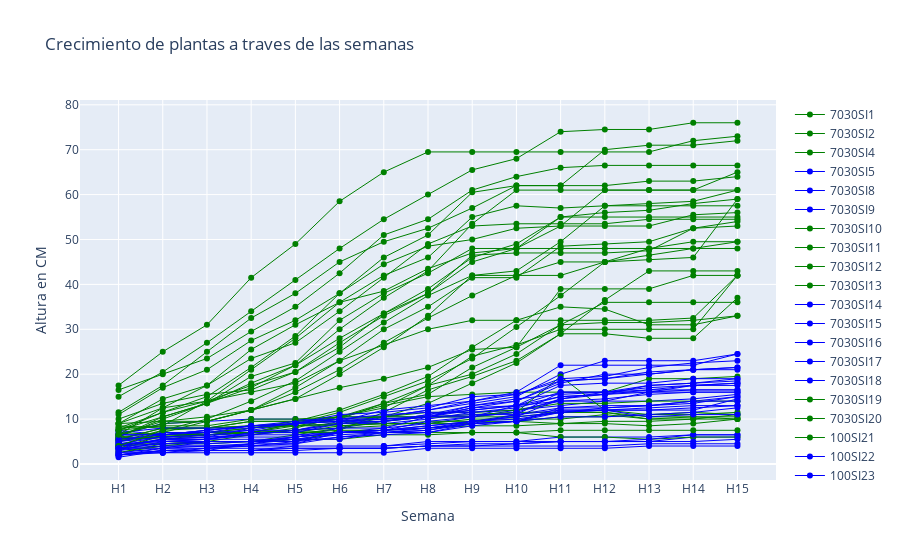

Notebook source saved alongside this figure:
### Code cell
fig = go.Figure()

for plantaID in df_Plants_Time["idPlanta"].unique():

    planta = df_Plants_Time[df_Plants_Time["idPlanta"] == plantaID]
    if planta['Especie'].iloc[0] == "V. farnesiana":
        fig.add_trace(go.Scatter(x=planta["Semana"], y=planta["Altura"], name=plantaID,
                         line = dict(color='green', width=1)))
    else:
        fig.add_trace(go.Scatter(x=planta["Semana"], y=planta["Altura"], name=plantaID,
                         line = dict(color='blue', width=1)))

fig.update_layout(title='Crecimiento de plantas a traves de las semanas',
                   xaxis_title='Semana',
                   yaxis_title='Altura en CM')
fig.show()

### Figure 1 — Plotly figure (JSON) as saved in the notebook; plotly's stock layout.template omitted (floating-point values rounded to 4 significant figures)
{"data": [{"line": {"color": "green", "width": 1}, "name": "7030SI1", "type": "scatter", "x": ["H1", "H2", "H3", "H4", "H5", "H6", "H7", "H8", "H9", "H10", "H11", "H12", "H13", "H14", "H15"], "y": [6, 5.5, 6.5, 7, 9, 10.5, 13, 15, 15.5, 16, 16, 16, 19, 19, 19.5]}, {"line": {"color": "green", "width": 1}, "name": "7030SI2", "type": "scatter", "x": ["H1", "H2", "H3", "H4", "H5", "H6", "H7", "H8", "H9", "H10", "H11", "H12", "H13", "H14", "H15"], "y": [4, 7, 9.5, 12, 16, 21, 27, 32.5, 37.5, 42, 45, 45, 45.5, 46, 59]}, {"line": {"color": "green", "width": 1}, "name": "7030SI4", "type": "scatter", "x": ["H1", "H2", "H3", "H4", "H5", "H6", "H7", "H8", "H9", "H10", "H11", "H12", "H13", "H14", "H15"], "y": [5.5, 6, 7, 8, 9.5, 12, 15.5, 19.5, 26, 32, 35, 34.5, 31, 31, 33]}, {"line": {"color": "blue", "width": 1}, "name": "7030SI5", "type": "scatter", "x": ["H1", "H2", "H3", "H4", "H5", "H6", "H7", "H8", "H9", "H10", "H11", "H12", "H13", "H14", "H15"], "y": [4, 5.5, 5.5, 6.5, 7.5, 9.5, 10.5, 10.5, 12.5, 13, 15, 15.5, 17.5, 18, 18.5]}, {"line": {"color": "blue", "width": 1}, "name": "7030SI8", "type": "scatter", "x": ["H1", "H2", "H3", "H4", "H5", "H6", "H7", "H8", "H9", "H10", "H11", "H12", "H13", "H14", "H15"], "y": [3, 4, 4, 4.5, 5.5, 7, 8, 9, 10.5, 12, 14, 14, 14, 14.5, 15.5]}, {"line": {"color": "blue", "width": 1}, "name": "7030SI9", "type": "scatter", "x": ["H1", "H2", "H3", "H4", "H5", "H6", "H7", "H8", "H9", "H10", "H11", "H12", "H13", "H14", "H15"], "y": [1.5, 3, 3.5, 4.5, 4.5, 7, 7.5, 8.5, 9.5, 11, 12.5, 13, 13, 14, 15]}, {"line": {"color": "green", "width": 1}, "name": "7030SI10", "type": "scatter", "x": ["H1", "H2", "H3", "H4", "H5", "H6", "H7", "H8", "H9", "H10", "H11", "H12", "H13", "H14", "H15"], "y": [2.5, 4, 5, 6.5, 8, 10.5, 13.5, 15.5, 21.5, 26, 39, 39, 39, 42, 42]}, {"line": {"color": "green", "width": 1}, "name": "7030SI11", "type": "scatter", "x": ["H1", "H2", "H3", "H4", "H5", "H6", "H7", "H8", "H9", "H10", "H11", "H12", "H13", "H14", "H15"], "y": [3, 6.5, 6.5, 7, 9, 11.5, 15, 18.5, 23.5, 30.5, 37.5, 45, 46.5, 48, 49.5]}, {"line": {"color": "green", "width": 1}, "name": "7030SI12", "type": "scatter", "x": ["H1", "H2", "H3", "H4", "H5", "H6", "H7", "H8", "H9", "H10", "H11", "H12", "H13", "H14", "H15"], "y": [8, 8.5, 14, 21, 28, 36, 42, 46, 55, 57.5, 57, 57.5, 57.5, 57.5, 57.5]}, {"line": {"color": "green", "width": 1}, "name": "7030SI13", "type": "scatter", "x": ["H1", "H2", "H3", "H4", "H5", "H6", "H7", "H8", "H9", "H10", "H11", "H12", "H13", "H14", "H15"], "y": [4.5, 4.5, 4.5, 5, 6.5, 8, 10.5, 13.5, 18, 22.5, 29, 36.5, 43, 43, 43]}, {"line": {"color": "blue", "width": 1}, "name": "7030SI14", "type": "scatter", "x": ["H1", "H2", "H3", "H4", "H5", "H6", "H7", "H8", "H9", "H10", "H11", "H12", "H13", "H14", "H15"], "y": [7.5, 6.5, 7.5, 8.5, 8.5, 9, 9, 10, 11.5, 12, 13, 14, 16, 17.5, 18]}, {"line": {"color": "blue", "width": 1}, "name": "7030SI15", "type": "scatter", "x": ["H1", "H2", "H3", "H4", "H5", "H6", "H7", "H8", "H9", "H10", "H11", "H12", "H13", "H14", "H15"], "y": [6, 6, 6.5, 7.5, 9, 10.5, 10.5, 12, 13.5, 15, 20, 23, 23, 23, 24.5]}, {"line": {"color": "blue", "width": 1}, "name": "7030SI16", "type": "scatter", "x": ["H1", "H2", "H3", "H4", "H5", "H6", "H7", "H8", "H9", "H10", "H11", "H12", "H13", "H14", "H15"], "y": [4, 5.5, 6, 6.5, 7.5, 9, 9.5, 10.5, 12, 13, 16, 16, 16.5, 17.5, 18]}, {"line": {"color": "blue", "width": 1}, "name": "7030SI17", "type": "scatter", "x": ["H1", "H2", "H3", "H4", "H5", "H6", "H7", "H8", "H9", "H10", "H11", "H12", "H13", "H14", "H15"], "y": [3.5, 5.5, 5.5, 7, 7.5, 9, 10.5, 12, 14, 16, 22, 22, 22, 22, 24.5]}, {"line": {"color": "blue", "width": 1}, "name": "7030SI18", "type": "scatter", "x": ["H1", "H2", "H3", "H4", "H5", "H6", "H7", "H8", "H9", "H10", "H11", "H12", "H13", "H14", "H15"], "y": [3.5, 2.5, 3, 4.5, 6, 8, 9.5, 11, 13, 14.5, 15.5, 16, 17.5, 18, 19]}, {"line": {"color": "green", "width": 1}, "name": "7030SI19", "type": "scatter", "x": ["H1", "H2", "H3", "H4", "H5", "H6", "H7", "H8", "H9", "H10", "H11", "H12", "H13", "H14", "H15"], "y": [2.5, 4.5, 5, 5, 5, 7.5, 11.5, 16.5, 19.5, 23, 29, 29, 28, 28, 37]}, {"line": {"color": "green", "width": 1}, "name": "7030SI20", "type": "scatter", "x": ["H1", "H2", "H3", "H4", "H5", "H6", "H7", "H8", "H9", "H10", "H11", "H12", "H13", "H14", "H15"], "y": [5.5, 6, 6.5, 7, 8.5, 10, 13.5, 17.5, 20, 24.5, 31, 31.5, 31.5, 32, 33]}, {"line": {"color": "green", "width": 1}, "name": "100SI21", "type": "scatter", "x": ["H1", "H2", "H3", "H4", "H5", "H6", "H7", "H8", "H9", "H10", "H11", "H12", "H13", "H14", "H15"], "y": [5.5, 8, 8, 9.5, 9.5, 10.5, 10.5, 10.5, 10.5, 10.5, 11.5, 11.5, 10, 10, 10]}, {"line": {"color": "blue", "width": 1}, "name": "100SI22", "type": "scatter", "x": ["H1", "H2", "H3", "H4", "H5", "H6", "H7", "H8", "H9", "H10", "H11", "H12", "H13", "H14", "H15"], "y": [2, 3, 3, 3, 4, 4, 4, 5, 5, 5, 6, 6, 6, 6.5, 6.5]}, {"line": {"color": "blue", "width": 1}, "name": "100SI23", "type": "scatter", "x": ["H1", "H2", "H3", "H4", "H5", "H6", "H7", "H8", "H9", "H10", "H11", "H12", "H13", "H14", "H15"], "y": [2, 3, 3, 3, 3.5, 3.5, 3.5, 4, 4, 4.5, 5, 5, 5, 6, 6]}, {"line": {"color": "green", "width": 1}, "name": "100SI28", "type": "scatter", "x": ["H1", "H2", "H3", "H4", "H5", "H6", "H7", "H8", "H9", "H10", "H11", "H12", "H13", "H14", "H15"], "y": [6, 7, 7, 7, 7, 7, 7, 7, 7, 7, 6, 6, 5.5, 6, 6]}, {"line": {"color": "green", "width": 1}, "name": "100SI30", "type": "scatter", "x": ["H1", "H2", "H3", "H4", "H5", "H6", "H7", "H8", "H9", "H10", "H11", "H12", "H13", "H14", "H15"], "y": [7, 6.5, 7, 8, 8.5, 9, 9.5, 10.5, 10.5, 11.5, 19.5, 12, 11, 11, 11.5]}, {"line": {"color": "blue", "width": 1}, "name": "100SI33", "type": "scatter", "x": ["H1", "H2", "H3", "H4", "H5", "H6", "H7", "H8", "H9", "H10", "H11", "H12", "H13", "H14", "H15"], "y": [2, 3, 3, 3, 3, 3.5, 3.5, 4, 4.5, 4.5, 5, 5, 5.5, 6.5, 6.5]}, {"line": {"color": "green", "width": 1}, "name": "100SI35", "type": "scatter", "x": ["H1", "H2", "H3", "H4", "H5", "H6", "H7", "H8", "H9", "H10", "H11", "H12", "H13", "H14", "H15"], "y": [5, 6.5, 6.5, 7, 7.5, 8, 8.5, 9.5, 9.5, 9.5, 10.5, 10.5, 11, 11.5, 11]}, {"line": {"color": "green", "width": 1}, "name": "100SI38", "type": "scatter", "x": ["H1", "H2", "H3", "H4", "H5", "H6", "H7", "H8", "H9", "H10", "H11", "H12", "H13", "H14", "H15"], "y": [5.5, 8, 8, 9.5, 9.5, 10, 10.5, 11.5, 11.5, 12, 13.5, 13.5, 14, 14, 14]}, {"line": {"color": "green", "width": 1}, "name": "100SI39", "type": "scatter", "x": ["H1", "H2", "H3", "H4", "H5", "H6", "H7", "H8", "H9", "H10", "H11", "H12", "H13", "H14", "H15"], "y": [8.5, 8, 8, 8.5, 8.5, 8.5, 9, 9, 9, 9.5, 9, 9.5, 9.5, 10, 11]}, {"line": {"color": "green", "width": 1}, "name": "100CI42", "type": "scatter", "x": ["H1", "H2", "H3", "H4", "H5", "H6", "H7", "H8", "H9", "H10", "H11", "H12", "H13", "H14", "H15"], "y": [5.5, 6, 6.5, 7, 7, 8.5, 9, 9, 10, 10, 10, 11, 10, 10.5, 10.5]}, {"line": {"color": "green", "width": 1}, "name": "100CI43", "type": "scatter", "x": ["H1", "H2", "H3", "H4", "H5", "H6", "H7", "H8", "H9", "H10", "H11", "H12", "H13", "H14", "H15"], "y": [3.5, 6.5, 6.5, 7, 7, 7.5, 7.5, 8, 8.5, 8.5, 9, 9, 8.5, 9, 10]}, {"line": {"color": "green", "width": 1}, "name": "100CI45", "type": "scatter", "x": ["H1", "H2", "H3", "H4", "H5", "H6", "H7", "H8", "H9", "H10", "H11", "H12", "H13", "H14", "H15"], "y": [5, 7.5, 8, 8.5, 9, 9.5, 10, 10.5, 11, 11.5, 11.5, 11.5, 10.5, 10.5, 10]}, {"line": {"color": "blue", "width": 1}, "name": "100CI48", "type": "scatter", "x": ["H1", "H2", "H3", "H4", "H5", "H6", "H7", "H8", "H9", "H10", "H11", "H12", "H13", "H14", "H15"], "y": [3.5, 4, 4, 4, 4, null, 4, 4.5, 5, 5, 5, 5, 5, 5, 5.5]}, {"line": {"color": "green", "width": 1}, "name": "100CI52", "type": "scatter", "x": ["H1", "H2", "H3", "H4", "H5", "H6", "H7", "H8", "H9", "H10", "H11", "H12", "H13", "H14", "H15"], "y": [4, 4.5, 5, 5, 5.5, 5.5, 6.5, 6.5, 7, 7, 7.5, 7.5, 7.5, 7.5, 7.5]}, {"line": {"color": "blue", "width": 1}, "name": "100CI58", "type": "scatter", "x": ["H1", "H2", "H3", "H4", "H5", "H6", "H7", "H8", "H9", "H10", "H11", "H12", "H13", "H14", "H15"], "y": [2.5, 2.5, 2.5, 2.5, 2.5, 2.5, 2.5, 3.5, 3.5, 3.5, 3.5, 3.5, 4, 4, 4]}, {"line": {"color": "blue", "width": 1}, "name": "100CI60", "type": "scatter", "x": ["H1", "H2", "H3", "H4", "H5", "H6", "H7", "H8", "H9", "H10", "H11", "H12", "H13", "H14", "H15"], "y": [2, 2.5, 3.5, 3.5, 3.5, 3.5, 3.5, 4, 4, 4, 4, 4, 4.5, 4.5, 4.5]}, {"line": {"color": "green", "width": 1}, "name": "7030CI61", "type": "scatter", "x": ["H1", "H2", "H3", "H4", "H5", "H6", "H7", "H8", "H9", "H10", "H11", "H12", "H13", "H14", "H15"], "y": [6, 10, 13.5, 19.5, 22.5, 32, 38, 42.5, 48, 48, 55, 55, 55, 55, 55]}, {"line": {"color": "green", "width": 1}, "name": "7030CI62", "type": "scatter", "x": ["H1", "H2", "H3", "H4", "H5", "H6", "H7", "H8", "H9", "H10", "H11", "H12", "H13", "H14", "H15"], "y": [6, 10.5, 13.5, 18, 22, 30, 37, 43, 53.5, 61, 61, 61, 61, 61, 61]}, {"line": {"color": "green", "width": 1}, "name": "7030CI63", "type": "scatter", "x": ["H1", "H2", "H3", "H4", "H5", "H6", "H7", "H8", "H9", "H10", "H11", "H12", "H13", "H14", "H15"], "y": [9, 12.5, 14, 16, 18, 23, 26.5, 30, 32, 32, 32, 32, 32, 32.5, 42]}, {"line": {"color": "green", "width": 1}, "name": "7030CI64", "type": "scatter", "x": ["H1", "H2", "H3", "H4", "H5", "H6", "H7", "H8", "H9", "H10", "H11", "H12", "H13", "H14", "H15"], "y": [7.5, 10.5, 13.5, 17, 22, 28, 33.5, 38, 45, 48, 48, 48, 48, 48, 48]}, {"line": {"color": "blue", "width": 1}, "name": "7030CI65", "type": "scatter", "x": ["H1", "H2", "H3", "H4", "H5", "H6", "H7", "H8", "H9", "H10", "H11", "H12", "H13", "H14", "H15"], "y": [7, 8, 8, 8, 9, 9.5, 9.5, 10.5, 11, 11, 12, 12, 10.5, 11, 11]}, {"line": {"color": "blue", "width": 1}, "name": "7030CI67", "type": "scatter", "x": ["H1", "H2", "H3", "H4", "H5", "H6", "H7", "H8", "H9", "H10", "H11", "H12", "H13", "H14", "H15"], "y": [6.5, 6.5, 7.5, 8.5, 9.5, 10, 10, 10.5, 10.5, 11.5, 14.5, 16, 16, 16, 16]}, {"line": {"color": "blue", "width": 1}, "name": "7030CI68", "type": "scatter", "x": ["H1", "H2", "H3", "H4", "H5", "H6", "H7", "H8", "H9", "H10", "H11", "H12", "H13", "H14", "H15"], "y": [5, 7, 7, 8.5, 9, 9.5, 10, 10.5, 13, 14, 18, 20, 20, 21, 21.5]}, {"line": {"color": "blue", "width": 1}, "name": "7030CI69", "type": "scatter", "x": ["H1", "H2", "H3", "H4", "H5", "H6", "H7", "H8", "H9", "H10", "H11", "H12", "H13", "H14", "H15"], "y": [6.5, 6.5, 7, 7.5, 7.5, 8, 8, 10.5, 12.5, 14, 18.5, 19, 20, 21, 21]}, {"line": {"color": "blue", "width": 1}, "name": "7030CI70", "type": "scatter", "x": ["H1", "H2", "H3", "H4", "H5", "H6", "H7", "H8", "H9", "H10", "H11", "H12", "H13", "H14", "H15"], "y": [6.5, 9, 9.5, 10, 10, 9.5, 12, 13, 14, 15.5, 18.5, 19, 20.5, 21, 21.5]}, {"line": {"color": "green", "width": 1}, "name": "7030CI71", "type": "scatter", "x": ["H1", "H2", "H3", "H4", "H5", "H6", "H7", "H8", "H9", "H10", "H11", "H12", "H13", "H14", "H15"], "y": [10, 13.5, 15.5, 16.5, 20.5, 27, 33, 38, 46.5, 47, 47, 47, 47.5, 52.5, 53]}, {"line": {"color": "green", "width": 1}, "name": "7030CI72", "type": "scatter", "x": ["H1", "H2", "H3", "H4", "H5", "H6", "H7", "H8", "H9", "H10", "H11", "H12", "H13", "H14", "H15"], "y": [6.5, 9, 9.5, 12, 17, 23, 30, 35, 41.5, 41.5, 48.5, 49, 49.5, 52.5, 54]}, {"line": {"color": "green", "width": 1}, "name": "7030CI73", "type": "scatter", "x": ["H1", "H2", "H3", "H4", "H5", "H6", "H7", "H8", "H9", "H10", "H11", "H12", "H13", "H14", "H15"], "y": [7.5, 11.5, 15, 21.5, 28.5, 38, 46, 51, 60.5, 62, 62, 70, 71, 71, 72]}, {"line": {"color": "green", "width": 1}, "name": "7030CI74", "type": "scatter", "x": ["H1", "H2", "H3", "H4", "H5", "H6", "H7", "H8", "H9", "H10", "H11", "H12", "H13", "H14", "H15"], "y": [9, 9.5, 9.5, 12, 14.5, 20, 26, 33, 42, 42, 42, 45, 48, 49.5, 49.5]}, {"line": {"color": "green", "width": 1}, "name": "7030CI75", "type": "scatter", "x": ["H1", "H2", "H3", "H4", "H5", "H6", "H7", "H8", "H9", "H10", "H11", "H12", "H13", "H14", "H15"], "y": [7.5, 8.5, 8.5, 10, 10, 10.5, 12.5, 17.5, 24, 26.5, 30, 30, 30, 30, 42]}, {"line": {"color": "blue", "width": 1}, "name": "7030CI77", "type": "scatter", "x": ["H1", "H2", "H3", "H4", "H5", "H6", "H7", "H8", "H9", "H10", "H11", "H12", "H13", "H14", "H15"], "y": [5, 6, 6.5, 6.5, 6.5, 7, 7, 7.5, 9.5, 10.5, 14.5, 15.5, 16.5, 16.5, 16.5]}, {"line": {"color": "blue", "width": 1}, "name": "7030CI78", "type": "scatter", "x": ["H1", "H2", "H3", "H4", "H5", "H6", "H7", "H8", "H9", "H10", "H11", "H12", "H13", "H14", "H15"], "y": [4, 4.5, 5, 5, 5, 7, 7.5, 8, 9, 11, 16, 16, 17, 17.5, 17.5]}, {"line": {"color": "blue", "width": 1}, "name": "7030CI79", "type": "scatter", "x": ["H1", "H2", "H3", "H4", "H5", "H6", "H7", "H8", "H9", "H10", "H11", "H12", "H13", "H14", "H15"], "y": [4.5, 6, 6, 8, 9, 11, 11.5, 12.5, 15, 15.5, 19, 19.5, 21.5, 22.5, 23]}, {"line": {"color": "green", "width": 1}, "name": "81", "type": "scatter", "x": ["H1", "H2", "H3", "H4", "H5", "H6", "H7", "H8", "H9", "H10", "H11", "H12", "H13", "H14", "H15"], "y": [16.5, 20, 23.5, 29.5, 35, 42.5, 51, 54.5, 61, 64, 66, 66.5, 66.5, 66.5, 66.5]}, {"line": {"color": "green", "width": 1}, "name": "82", "type": "scatter", "x": ["H1", "H2", "H3", "H4", "H5", "H6", "H7", "H8", "H9", "H10", "H11", "H12", "H13", "H14", "H15"], "y": [15, 20.5, 27, 34, 41, 48, 54.5, 60, 65.5, 68, 74, 74.5, 74.5, 76, 76]}, {"line": {"color": "green", "width": 1}, "name": "83", "type": "scatter", "x": ["H1", "H2", "H3", "H4", "H5", "H6", "H7", "H8", "H9", "H10", "H11", "H12", "H13", "H14", "H15"], "y": [11, 17, 21, 27.5, 32, 38, 44.5, 48.5, 50, 52.5, 53, 53, 53, 55.5, 56]}, {"line": {"color": "green", "width": 1}, "name": "84", "type": "scatter", "x": ["H1", "H2", "H3", "H4", "H5", "H6", "H7", "H8", "H9", "H10", "H11", "H12", "H13", "H14", "H15"], "y": [17.5, 25, 31, 41.5, 49, 58.5, 65, 69.5, 69.5, 69.5, 69.5, 69.5, 69.5, 72, 73]}, {"line": {"color": "green", "width": 1}, "name": "85", "type": "scatter", "x": ["H1", "H2", "H3", "H4", "H5", "H6", "H7", "H8", "H9", "H10", "H11", "H12", "H13", "H14", "H15"], "y": [9, 14.5, 17.5, 23.5, 27, 34, 41.5, 49, 53, 53.5, 53.5, 53.5, 54.5, 54.5, 54.5]}, {"line": {"color": "blue", "width": 1}, "name": "87", "type": "scatter", "x": ["H1", "H2", "H3", "H4", "H5", "H6", "H7", "H8", "H9", "H10", "H11", "H12", "H13", "H14", "H15"], "y": [4, 5.5, 6, 6, 6, 7, 7.5, 9.5, 10.5, 13, 14, 14.5, 15.5, 16, 16]}, {"line": {"color": "blue", "width": 1}, "name": "88", "type": "scatter", "x": ["H1", "H2", "H3", "H4", "H5", "H6", "H7", "H8", "H9", "H10", "H11", "H12", "H13", "H14", "H15"], "y": [3, 5, 5.5, 5.5, 5.5, 5.5, 7, 7, 8.5, 9.5, 11.5, 12, 12, 12, 14.5]}, {"line": {"color": "green", "width": 1}, "name": "89", "type": "scatter", "x": ["H1", "H2", "H3", "H4", "H5", "H6", "H7", "H8", "H9", "H10", "H11", "H12", "H13", "H14", "H15"], "y": [6.5, 9.5, 10.5, 12, 14.5, 17, 19, 21.5, 25.5, 26, 31, 36, 36, 36, 36]}, {"line": {"color": "blue", "width": 1}, "name": "90", "type": "scatter", "x": ["H1", "H2", "H3", "H4", "H5", "H6", "H7", "H8", "H9", "H10", "H11", "H12", "H13", "H14", "H15"], "y": [2.5, 3.5, 4, 4, 5, 6, 7, 8, 9, 9.5, 12.5, 12.5, 13, 13.5, 15]}, {"line": {"color": "blue", "width": 1}, "name": "91", "type": "scatter", "x": ["H1", "H2", "H3", "H4", "H5", "H6", "H7", "H8", "H9", "H10", "H11", "H12", "H13", "H14", "H15"], "y": [4.5, 5, 5, 5, 5.5, 6.5, 7, 7.5, 9, 9.5, 12, 12, 12.5, 13, 13]}, {"line": {"color": "green", "width": 1}, "name": "92", "type": "scatter", "x": ["H1", "H2", "H3", "H4", "H5", "H6", "H7", "H8", "H9", "H10", "H11", "H12", "H13", "H14", "H15"], "y": [8, 11.5, 14, 17.5, 20.5, 26, 33.5, 39, 46, 49, 55, 56, 56.5, 58, 59]}, {"line": {"color": "blue", "width": 1}, "name": "93", "type": "scatter", "x": ["H1", "H2", "H3", "H4", "H5", "H6", "H7", "H8", "H9", "H10", "H11", "H12", "H13", "H14", "H15"], "y": [5.5, 6.5, 7.5, 8.5, 9, 10, 11, 11.5, 11.5, 12.5, 15, 15.5, 16, 16.5, 16.5]}, {"line": {"color": "blue", "width": 1}, "name": "94", "type": "scatter", "x": ["H1", "H2", "H3", "H4", "H5", "H6", "H7", "H8", "H9", "H10", "H11", "H12", "H13", "H14", "H15"], "y": [4.5, 5, 5.5, 7, 7, 9, 9.5, 11, 12, 13, 17.5, 18, 18, 19, 19]}, {"line": {"color": "blue", "width": 1}, "name": "95", "type": "scatter", "x": ["H1", "H2", "H3", "H4", "H5", "H6", "H7", "H8", "H9", "H10", "H11", "H12", "H13", "H14", "H15"], "y": [2, 3.5, 5, 5, 6, 7, 7.5, 8.5, 9.5, 10.5, 11.5, 12.5, 13, 14, 14]}, {"line": {"color": "green", "width": 1}, "name": "96", "type": "scatter", "x": ["H1", "H2", "H3", "H4", "H5", "H6", "H7", "H8", "H9", "H10", "H11", "H12", "H13", "H14", "H15"], "y": [4, 7.5, 10, 14, 18.5, 25, 31.5, 37.5, 42, 43, 49.5, 57.5, 58, 58.5, 61]}, {"line": {"color": "green", "width": 1}, "name": "97", "type": "scatter", "x": ["H1", "H2", "H3", "H4", "H5", "H6", "H7", "H8", "H9", "H10", "H11", "H12", "H13", "H14", "H15"], "y": [11.5, 17.5, 25, 32.5, 38, 45, 49.5, 52.5, 57, 62, 62, 62, 63, 63, 64]}, {"line": {"color": "blue", "width": 1}, "name": "98", "type": "scatter", "x": ["H1", "H2", "H3", "H4", "H5", "H6", "H7", "H8", "H9", "H10", "H11", "H12", "H13", "H14", "H15"], "y": [3.5, 3.5, 3.5, 4, 4.5, 6, 6.5, 7, 9, 9.5, 10.5, 10.5, 11, 11.5, 12.5]}, {"line": {"color": "green", "width": 1}, "name": "99", "type": "scatter", "x": ["H1", "H2", "H3", "H4", "H5", "H6", "H7", "H8", "H9", "H10", "H11", "H12", "H13", "H14", "H15"], "y": [6.5, 12.5, 17.5, 25.5, 31, 36, 38.5, 43.5, 47, 48, 53, 61, 61, 61, 65]}, {"line": {"color": "blue", "width": 1}, "name": "100", "type": "scatter", "x": ["H1", "H2", "H3", "H4", "H5", "H6", "H7", "H8", "H9", "H10", "H11", "H12", "H13", "H14", "H15"], "y": [3.5, 4.5, 4.5, 5, 6, 7, 7.5, 8, 9.5, 10, 11.5, 12, 12, 12.5, 13]}], "layout": {"title": {"text": "Crecimiento de plantas a traves de las semanas"}, "xaxis": {"title": {"text": "Semana"}}, "yaxis": {"title": {"text": "Altura en CM"}}}}
